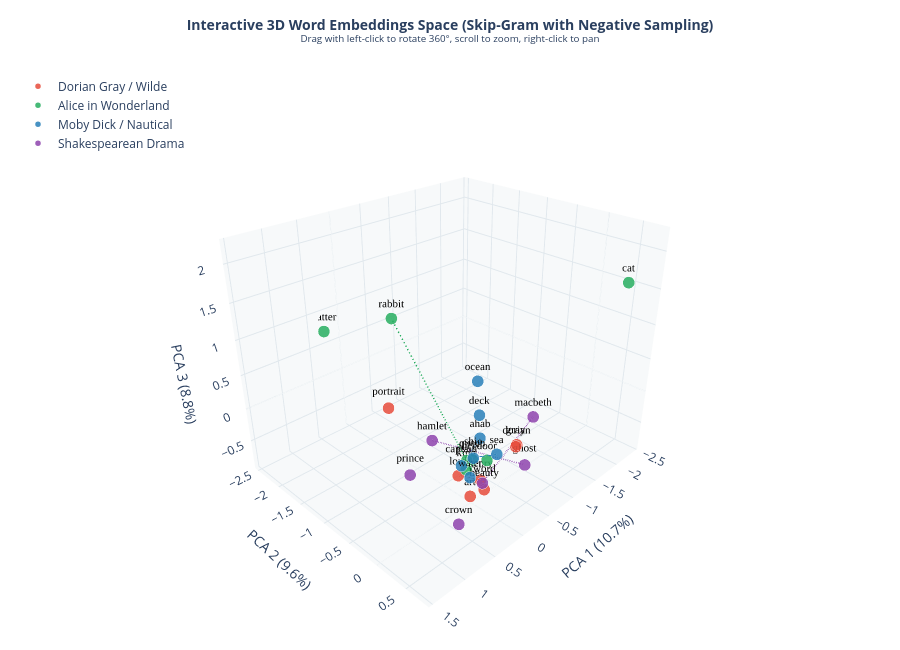

Notebook source saved alongside this figure:
### Markdown cell above
## 4. Live Rotatable 3D Pointplot (Plotly WebGL)

Interactive 3D embedding space rendered using Plotly. You can rotate 360° with mouse click-and-drag, zoom with the scroll wheel, and hover over individual points for details.

### Code cell
clusters_3d = {
    "Dorian Gray / Wilde": {
        "words": ["dorian", "gray", "lord", "henry", "art", "beauty", "portrait"],
        "color": "#e74c3c",
    },
    "Alice in Wonderland": {
        "words": ["alice", "rabbit", "queen", "king", "cat", "hatter", "door"],
        "color": "#27ae60",
    },
    "Moby Dick / Nautical": {
        "words": ["sea", "ship", "ocean", "water", "ahab", "captain", "deck"],
        "color": "#2980b9",
    },
    "Shakespearean Drama": {
        "words": ["hamlet", "macbeth", "prince", "ghost", "sword", "crown", "lord"],
        "color": "#8e44ad",
    },
}

all_words = []
cluster_names = []
colors = []

for cname, cinfo in clusters_3d.items():
    for w in cinfo["words"]:
        if w in sg_model.dataset.stoi and w not in all_words:
            all_words.append(w)
            cluster_names.append(cname)
            colors.append(cinfo["color"])

word_vectors = np.array([sg_model.get_embedding(w) for w in all_words])
pca_3d = PCA(n_components=3, random_state=42)
coords_3d = pca_3d.fit_transform(word_vectors)
var_ratio_3d = pca_3d.explained_variance_ratio_
print(f"3D PCA Explained Variance: {var_ratio_3d[0]:.2%}, {var_ratio_3d[1]:.2%}, {var_ratio_3d[2]:.2%} (Total: {var_ratio_3d.sum():.2%})")

fig = go.Figure()
for cname, cinfo in clusters_3d.items():
    mask = [i for i, c in enumerate(cluster_names) if c == cname]
    if not mask:
        continue
    fig.add_trace(go.Scatter3d(
        x=coords_3d[mask, 0],
        y=coords_3d[mask, 1],
        z=coords_3d[mask, 2],
        mode="markers+text",
        name=cname,
        text=[all_words[i] for i in mask],
        textposition="top center",
        textfont=dict(size=11, color="black", family="Arial Black"),
        marker=dict(
            size=7,
            color=cinfo["color"],
            opacity=0.85,
            line=dict(color="white", width=1.5),
        ),
        hovertemplate="<b>%{text}</b><br>Cluster: " + cname + "<br>PCA 1: %{x:.3f}<br>PCA 2: %{y:.3f}<br>PCA 3: %{z:.3f}<extra></extra>",
    ))

connected_pairs = [
    ("dorian", "gray", "#e74c3c"),
    ("lord", "henry", "#e74c3c"),
    ("alice", "rabbit", "#27ae60"),
    ("king", "queen", "#27ae60"),
    ("captain", "ahab", "#2980b9"),
    ("sea", "ship", "#2980b9"),
    ("hamlet", "ghost", "#8e44ad"),
    ("macbeth", "sword", "#8e44ad"),
]

for w1, w2, col in connected_pairs:
    if w1 in all_words and w2 in all_words:
        idx1, idx2 = all_words.index(w1), all_words.index(w2)
        fig.add_trace(go.Scatter3d(
            x=[coords_3d[idx1, 0], coords_3d[idx2, 0]],
            y=[coords_3d[idx1, 1], coords_3d[idx2, 1]],
            z=[coords_3d[idx1, 2], coords_3d[idx2, 2]],
            mode="lines",
            line=dict(color=col, width=3, dash="dash"),
            hoverinfo="none",
            showlegend=False,
        ))

fig.update_layout(
    title=dict(
        text="<b>Interactive 3D Word Embeddings Space (Skip-Gram with Negative Sampling)</b><br><sup>Drag with left-click to rotate 360°, scroll to zoom, right-click to pan</sup>",
        x=0.5,
        font=dict(size=14),
    ),
    scene=dict(
        xaxis=dict(title=f"PCA 1 ({var_ratio_3d[0]:.1%})", backgroundcolor="#f7f9fa", gridcolor="#e1e8ed"),
        yaxis=dict(title=f"PCA 2 ({var_ratio_3d[1]:.1%})", backgroundcolor="#f7f9fa", gridcolor="#e1e8ed"),
        zaxis=dict(title=f"PCA 3 ({var_ratio_3d[2]:.1%})", backgroundcolor="#f7f9fa", gridcolor="#e1e8ed"),
        camera=dict(eye=dict(x=1.6, y=1.6, z=1.2)),
    ),
    width=900,
    height=650,
    margin=dict(l=0, r=0, b=0, t=60),
    legend=dict(x=0.02, y=0.98, bgcolor="rgba(255, 255, 255, 0.8)"),
)
fig.show()

### Figure 1 — Plotly figure (JSON) as saved in the notebook; plotly's stock layout.template omitted (floating-point values rounded to 4 significant figures)
{"data": [{"hovertemplate": "<b>%{text}</b><br>Cluster: Dorian Gray / Wilde<br>PCA 1: %{x:.3f}<br>PCA 2: %{y:.3f}<br>PCA 3: %{z:.3f}<extra></extra>", "marker": {"color": "#e74c3c", "line": {"color": "white", "width": 1.5}, "opacity": 0.85, "size": 7}, "mode": "markers+text", "name": "Dorian Gray / Wilde", "text": ["dorian", "gray", "lord", "henry", "art", "beauty", "portrait"], "textfont": {"color": "black", "family": "Arial Black", "size": 11}, "textposition": "top center", "type": "scatter3d", "x": [-0.3773, -0.1743, 0.2679, 0.2025, 0.1954, 0.25, 0.4358], "y": [0.3937, 0.5437, 0.03355, 0.3406, 0.1701, 0.4438, -1.026], "z": [-0.04699, 0.1022, -0.3588, -0.2938, -0.6385, -0.3488, 0.2076]}, {"hovertemplate": "<b>%{text}</b><br>Cluster: Alice in Wonderland<br>PCA 1: %{x:.3f}<br>PCA 2: %{y:.3f}<br>PCA 3: %{z:.3f}<extra></extra>", "marker": {"color": "#27ae60", "line": {"color": "white", "width": 1.5}, "opacity": 0.85, "size": 7}, "mode": "markers+text", "name": "Alice in Wonderland", "text": ["alice", "rabbit", "queen", "king", "cat", "hatter", "door"], "textfont": {"color": "black", "family": "Arial Black", "size": 11}, "textposition": "top center", "type": "scatter3d", "x": [0.1862, 1.437, 0.05582, 0.06575, -2.399, 0.3166, 0.08895], "y": [0.09648, 0.3045, 0.06656, -0.02568, 0.4693, -2.472, 0.3324], "z": [-0.1447, 2.212, -0.2162, -0.4088, 1.509, 0.7334, -0.06912]}, {"hovertemplate": "<b>%{text}</b><br>Cluster: Moby Dick / Nautical<br>PCA 1: %{x:.3f}<br>PCA 2: %{y:.3f}<br>PCA 3: %{z:.3f}<extra></extra>", "marker": {"color": "#2980b9", "line": {"color": "white", "width": 1.5}, "opacity": 0.85, "size": 7}, "mode": "markers+text", "name": "Moby Dick / Nautical", "text": ["sea", "ship", "ocean", "water", "ahab", "captain", "deck"], "textfont": {"color": "black", "family": "Arial Black", "size": 11}, "textposition": "top center", "type": "scatter3d", "x": [0.01341, 0.3616, -0.4699, 0.4272, -0.356, 0.2326, 0.03937], "y": [0.4166, 0.3641, -0.3534, 0.3787, -0.1889, 0.0524, 0.1511], "z": [0.02325, 0.1201, 0.5003, -0.1112, -0.225, -0.2196, 0.4583]}, {"hovertemplate": "<b>%{text}</b><br>Cluster: Shakespearean Drama<br>PCA 1: %{x:.3f}<br>PCA 2: %{y:.3f}<br>PCA 3: %{z:.3f}<extra></extra>", "marker": {"color": "#8e44ad", "line": {"color": "white", "width": 1.5}, "opacity": 0.85, "size": 7}, "mode": "markers+text", "name": "Shakespearean Drama", "text": ["hamlet", "macbeth", "prince", "ghost", "sword", "crown"], "textfont": {"color": "black", "family": "Arial Black", "size": 11}, "textposition": "top center", "type": "scatter3d", "x": [-0.5098, -1.533, 0.5524, -0.2727, -0.04286, 1.007], "y": [-1.245, -0.2588, -0.5223, 0.6157, 0.1523, 0.7655], "z": [-0.8538, -0.4728, -0.496, -0.1767, -0.5783, -0.2072]}, {"hoverinfo": "none", "line": {"color": "#e74c3c", "dash": "dash", "width": 3}, "mode": "lines", "showlegend": false, "type": "scatter3d", "x": [-0.3773, -0.1743], "y": [0.3937, 0.5437], "z": [-0.04699, 0.1022]}, {"hoverinfo": "none", "line": {"color": "#e74c3c", "dash": "dash", "width": 3}, "mode": "lines", "showlegend": false, "type": "scatter3d", "x": [0.2679, 0.2025], "y": [0.03355, 0.3406], "z": [-0.3588, -0.2938]}, {"hoverinfo": "none", "line": {"color": "#27ae60", "dash": "dash", "width": 3}, "mode": "lines", "showlegend": false, "type": "scatter3d", "x": [0.1862, 1.437], "y": [0.09648, 0.3045], "z": [-0.1447, 2.212]}, {"hoverinfo": "none", "line": {"color": "#27ae60", "dash": "dash", "width": 3}, "mode": "lines", "showlegend": false, "type": "scatter3d", "x": [0.06575, 0.05582], "y": [-0.02568, 0.06656], "z": [-0.4088, -0.2162]}, {"hoverinfo": "none", "line": {"color": "#2980b9", "dash": "dash", "width": 3}, "mode": "lines", "showlegend": false, "type": "scatter3d", "x": [0.2326, -0.356], "y": [0.0524, -0.1889], "z": [-0.2196, -0.225]}, {"hoverinfo": "none", "line": {"color": "#2980b9", "dash": "dash", "width": 3}, "mode": "lines", "showlegend": false, "type": "scatter3d", "x": [0.01341, 0.3616], "y": [0.4166, 0.3641], "z": [0.02325, 0.1201]}, {"hoverinfo": "none", "line": {"color": "#8e44ad", "dash": "dash", "width": 3}, "mode": "lines", "showlegend": false, "type": "scatter3d", "x": [-0.5098, -0.2727], "y": [-1.245, 0.6157], "z": [-0.8538, -0.1767]}, {"hoverinfo": "none", "line": {"color": "#8e44ad", "dash": "dash", "width": 3}, "mode": "lines", "showlegend": false, "type": "scatter3d", "x": [-1.533, -0.04286], "y": [-0.2588, 0.1523], "z": [-0.4728, -0.5783]}], "layout": {"height": 650, "legend": {"bgcolor": "rgba(255, 255, 255, 0.8)", "x": 0.02, "y": 0.98}, "margin": {"b": 0, "l": 0, "r": 0, "t": 60}, "scene": {"camera": {"eye": {"x": 1.6, "y": 1.6, "z": 1.2}}, "xaxis": {"backgroundcolor": "#f7f9fa", "gridcolor": "#e1e8ed", "title": {"text": "PCA 1 (10.7%)"}}, "yaxis": {"backgroundcolor": "#f7f9fa", "gridcolor": "#e1e8ed", "title": {"text": "PCA 2 (9.6%)"}}, "zaxis": {"backgroundcolor": "#f7f9fa", "gridcolor": "#e1e8ed", "title": {"text": "PCA 3 (8.8%)"}}}, "title": {"font": {"size": 14}, "text": "<b>Interactive 3D Word Embeddings Space (Skip-Gram with Negative Sampling)</b><br><sup>Drag with left-click to rotate 360°, scroll to zoom, right-click to pan</sup>", "x": 0.5}, "width": 900}}
